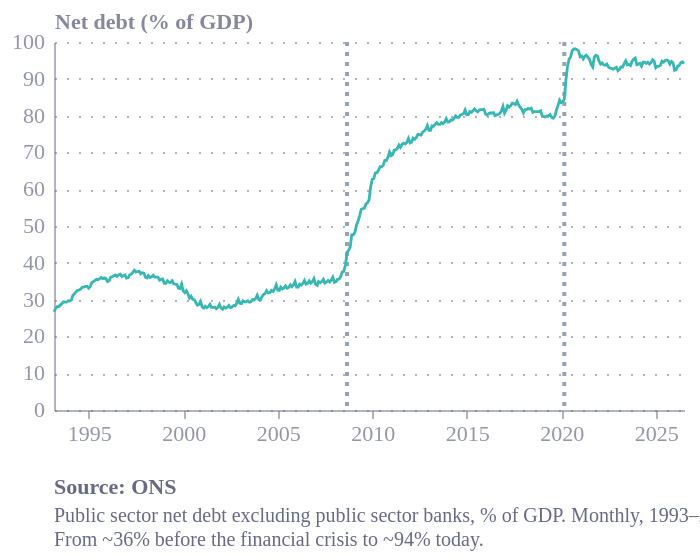

Vega-Lite specification stored for this chart:
### Vega-Lite specification from a JSON file in a GitHub repository (floating-point values rounded to 4 significant figures; data arrays with more than 128 entries replaced by an {"elided": "..."} marker saying what was removed)
{"config": {"font": "Circular Std", "text": {"color": "#676A86", "align": "left", "baseline": "middle", "dx": 7, "dy": 0, "fontSize": 11}, "view": {"stroke": "transparent", "continuousWidth": 400, "continuousHeight": 300, "discreteWidth": 400, "discreteHeight": 300, "fill": "transparent"}, "range": {"category": ["#36B7B4", "#E6224B", "#F4C245", "#0063AF", "#00A767", "#179FDB", "#EB5C2E"], "diverging": ["#E6224B", "#E54753", "#C9C9C9", "#179FDB", "#122B39"], "heatmap": ["#C9C9C9", "#179FDB", "#0063AF", "#122B39"], "ordinal": ["#00A767", "#36B7B4", "#179FDB", "#0063AF", "#243B5A"]}, "bar": {"color": "#179fdb"}, "line": {"color": "#e6224b"}, "rule": {"color": "#676A86"}, "area": {"opacity": 0.3}, "point": {"filled": true, "size": 80, "color": "#e6224b", "opacity": 0.95}, "geoshape": {"stroke": "white", "strokeWidth": 0.3}, "rect": {"fill": "#d6d4d4", "opacity": 0.3}, "axis": {"labelColor": "#676A86", "labelFontSize": 11, "labelFont": "Circular Std", "labelOpacity": 0.7, "tickColor": "#676A86", "tickOpacity": 0.5, "domainColor": "#676A86", "domainOpacity": 0.5, "gridColor": "#676A86", "gridDash": [2, 2], "gridOpacity": 0.5, "title": null, "titleColor": "#676A86", "titleOpacity": 0.8, "tickSize": 4}, "axisXDiscrete": {"grid": false, "labelAngle": 0, "tickCount": 10, "tickOpacity": 0.5, "title": null}, "axisYDiscrete": {"ticks": false, "labelPadding": 5}, "axisXTemporal": {"grid": false, "ticks": true}, "axisXQuantitative": {"grid": true}, "axisYQuantitative": {"gridColor": "#676A86", "gridDash": [1, 5], "gridOpacity": 0.5, "ticks": false, "labelPadding": 5, "tickCount": 8, "titleAngle": 0, "titleAlign": "left", "titleBaseline": "bottom", "titleX": 0, "titleY": -5}, "title": {"color": "#676A86E6", "subtitleColor": "#676A86", "font": "Circular Std", "subtitleFont": "Circular Std", "anchor": "start", "fontSize": 14, "subtitleFontSize": 12, "subtitlePadding": 4, "offset": 0, "frame": "group"}, "legend": {"titleColor": "#122b39", "title": null, "labelColor": "#122b39", "labelFontSize": 11}, "background": "white"}, "layer": [{"mark": {"type": "rule", "color": "#94a3b8", "strokeDash": [2, 3], "strokeWidth": 2}, "encoding": {"x": {"field": "date", "type": "temporal"}}}, {"mark": {"type": "text", "align": "left", "color": "#64748b", "dx": 4, "dy": -4, "fontSize": 10}, "encoding": {"text": {"field": "label", "type": "nominal"}, "x": {"field": "date", "type": "temporal"}, "y": {"value": 10}}}, {"data": {"name": "data-5c555bb43836bead2811dc8d777c381e"}, "mark": {"type": "line", "strokeWidth": 1.4}, "encoding": {"color": {"field": "series", "legend": null, "type": "nominal"}, "x": {"axis": {"format": "%Y", "tickCount": 8}, "field": "date", "title": null, "type": "temporal"}, "y": {"field": "value", "scale": {"domain": [0, 100]}, "title": "Net debt (% of GDP)", "type": "quantitative"}}}], "autosize": {"contains": "padding", "type": "fit"}, "data": {"name": "data-eac77fbe3c2a61c5e0b44728273cd319"}, "height": 280, "title": {"text": "Source: ONS", "anchor": "start", "color": "#676A86", "dy": 12, "fontSize": 11, "orient": "bottom", "subtitle": ["Public sector net debt excluding public sector banks, % of GDP. Monthly, 1993–2026.", "From ~36% before the financial crisis to ~94% today."], "subtitleColor": "#676A86", "subtitleFontSize": 10}, "width": 350, "$schema": "https://vega.github.io/schema/vega-lite/v6.4.1.json", "datasets": {"data-eac77fbe3c2a61c5e0b44728273cd319": [{"date": "2008-09-01T00:00:00", "label": ""}, {"date": "2020-03-01T00:00:00", "label": ""}], "data-5c555bb43836bead2811dc8d777c381e": {"elided": "401 records"}}}
